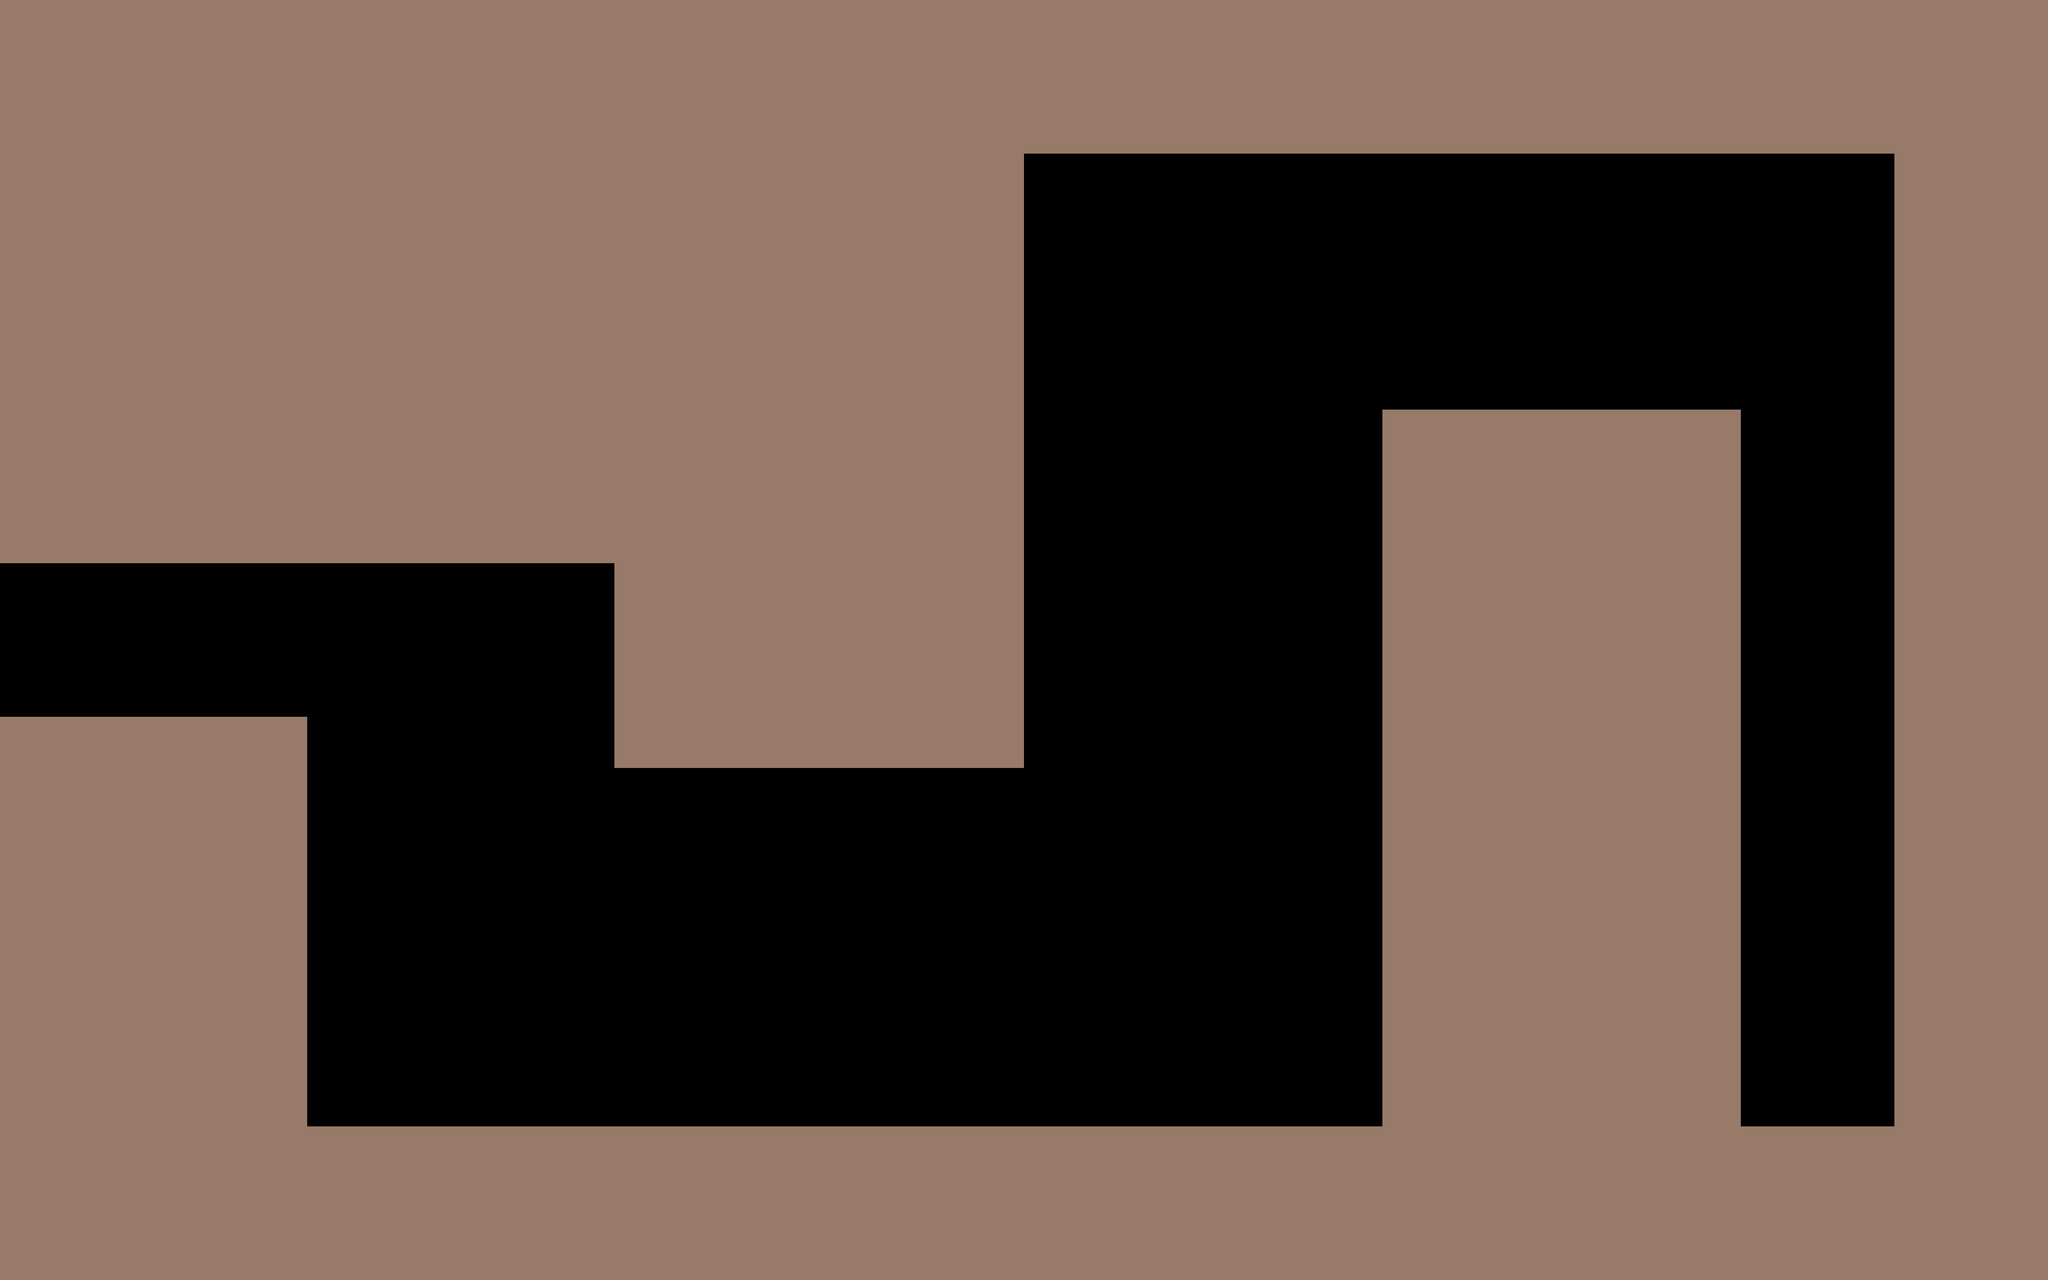

This game map was drawn from its Tiled (.tmx) file and the tilesets committed beside it. A one-line description and the trimmed map source follow:
An orthogonal 40x25 tile map with 128x128 px tiles, 1 tile layer (Main_Tiles) and 11 objects (main, blank).

<map version="1.0" tiledversion="1.0.3" orientation="orthogonal" renderorder="right-down" width="40" height="25" tilewidth="128" tileheight="128" nextobjectid="140">
 <tileset firstgid="1" name="main_sheet" tilewidth="128" tileheight="128" tilecount="1" columns="1">
  <image source="tilesheets/sheet1.png" width="128" height="128" />
 </tileset>
 <layer name="Main_Tiles" width="40" height="25">
  <data>[1000 cells, 635 non-empty, 1 distinct tile ids]</data>
 </layer>
 <objectgroup name="Window_Size">
  <object id="119" x="128" y="128" width="2304" height="1536" />
 </objectgroup>
 <objectgroup name="Room">
  <object id="121" name="main" x="128" y="128" width="4864" height="2944" />
 </objectgroup>
 <objectgroup name="Walls">
  <object id="131" x="0" y="1024" width="1536" height="384" />
  <object id="132" x="1536" y="1024" width="1024" height="896" />
  <object id="133" x="0" y="1792" width="768" height="1408" />
  <object id="134" x="768" y="2816" width="4352" height="384" />
  <object id="135" x="3456" y="1024" width="896" height="1792" />
  <object id="136" x="4736" y="0" width="384" height="2816" />
  <object id="137" x="0" y="0" width="4736" height="384" />
  <object id="138" x="0" y="384" width="2560" height="640" />
 </objectgroup>
 <objectgroup name="Transitions">
  <object id="139" name="blank" x="0" y="1408" width="128" height="384">
   <properties>
    <property name="relativeX" type="int" value="0" />
    <property name="relativeY" type="int" value="-384" />
    <property name="spawnX" type="int" value="-200" />
    <property name="spawnY" type="int" value="0" />
   </properties>
  </object>
 </objectgroup>
 <objectgroup name="Pickups" />
</map>
